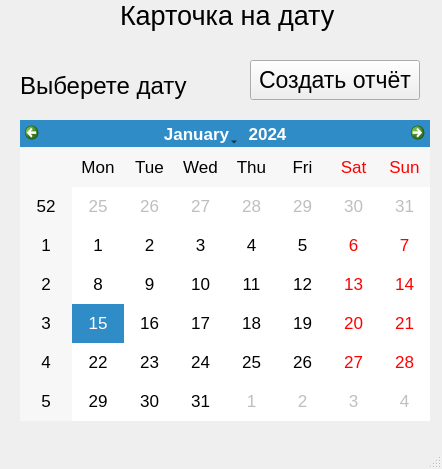
<?xml version="1.0" encoding="UTF-8"?>
<ui version="4.0">
 <class>MainWindow</class>
 <widget class="QMainWindow" name="MainWindow">
  <property name="geometry">
   <rect>
    <x>0</x>
    <y>0</y>
    <width>442</width>
    <height>469</height>
   </rect>
  </property>
  <property name="windowTitle">
   <string>Карточка на дату</string>
  </property>
  <widget class="QWidget" name="centralwidget">
   <widget class="QLabel" name="label">
    <property name="geometry">
     <rect>
      <x>120</x>
      <y>0</y>
      <width>241</width>
      <height>31</height>
     </rect>
    </property>
    <property name="font">
     <font>
      <pointsize>20</pointsize>
     </font>
    </property>
    <property name="text">
     <string>Карточка на дату</string>
    </property>
   </widget>
   <widget class="QCalendarWidget" name="choice_date">
    <property name="geometry">
     <rect>
      <x>20</x>
      <y>120</y>
      <width>410</width>
      <height>301</height>
     </rect>
    </property>
    <property name="font">
     <font>
      <pointsize>13</pointsize>
     </font>
    </property>
   </widget>
   <widget class="QLabel" name="label_2">
    <property name="geometry">
     <rect>
      <x>20</x>
      <y>70</y>
      <width>181</width>
      <height>31</height>
     </rect>
    </property>
    <property name="font">
     <font>
      <pointsize>18</pointsize>
     </font>
    </property>
    <property name="text">
     <string>Выберете дату</string>
    </property>
   </widget>
   <widget class="QPushButton" name="button">
    <property name="geometry">
     <rect>
      <x>250</x>
      <y>60</y>
      <width>170</width>
      <height>40</height>
     </rect>
    </property>
    <property name="font">
     <font>
      <pointsize>17</pointsize>
     </font>
    </property>
    <property name="text">
     <string>Создать отчёт</string>
    </property>
   </widget>
  </widget>
  <widget class="QMenuBar" name="menubar">
   <property name="geometry">
    <rect>
     <x>0</x>
     <y>0</y>
     <width>442</width>
     <height>21</height>
    </rect>
   </property>
  </widget>
  <widget class="QStatusBar" name="statusbar"/>
 </widget>
 <resources/>
 <connections/>
</ui>
